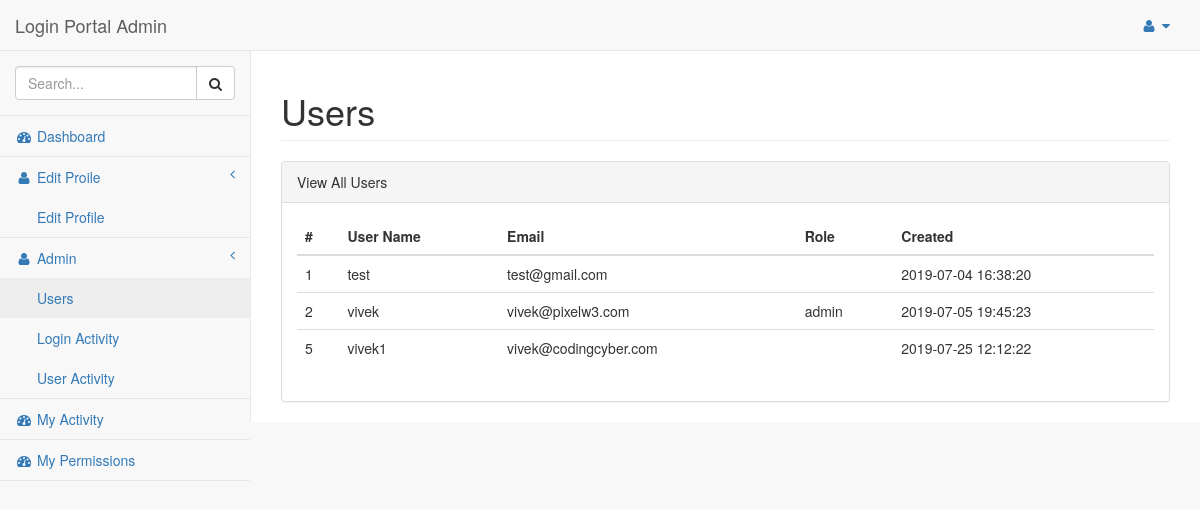
The page /users.php (signed in) on the database its author committed.
### tables this page shows
CREATE TABLE `users` (
  `id` int(11) NOT NULL,
  `username` varchar(255) NOT NULL,
  `email` varchar(255) NOT NULL,
  `password` varchar(255) NOT NULL,
  `activate` tinyint(1) NOT NULL DEFAULT 0,
  `role` varchar(255) NOT NULL,
  `created` datetime NOT NULL DEFAULT current_timestamp(),
  `updated` datetime NOT NULL DEFAULT current_timestamp()
);

### check-admin.php (called while the page is built, shortened)
<?php
require_once('includes/connect.php');
$uid = $_SESSION['id'];
$sql = "SELECT * FROM users WHERE id=?";
$result = $db->prepare($sql);
$result->execute(array($uid));

### users.php (the view)
<?php
require_once('includes/connect.php');
require_once('check-admin.php');
include('includes/header.php');
include('includes/navigation.php');
?>
<div id="page-wrapper" style="min-height: 345px;">
    <div class="row">
        <div class="col-lg-12">
            <h1 class="page-header">Users</h1>
        </div>
    </div>
    <div class="row">
        <div class="col-lg-12">
            <div class="panel panel-default">
                <div class="panel-heading">
                    View All Users
                </div>
                <div class="panel-body">
                    <div class="table-responsive">
                        <table class="table table-hover">
                            <thead>
                                <tr>
                                    <th>#</th>
                                    <th>User Name</th>
                                    <th>Email</th>
                                    <th>Role</th>
                                    <th>Created</th>
                                </tr>
                            </thead>
                            <tbody>
                                <?php
                                    $usersql = "SELECT * FROM users";
                                    $userresult = $db->prepare($usersql);
                                    $userresult->execute();
                                    $userres = $userresult->fetchAll(PDO::FETCH_ASSOC);
                                    foreach ($userres as $user) {
                                ?>
                                <tr>
                                    <td><?php echo $user['id']; ?></td>
                                    <td><?php echo $user['username']; ?></td>
                                    <td><?php echo $user['email']; ?></td>
                                    <td><?php echo $user['role']; ?></td>
                                    <td><?php echo $user['created']; ?></td>
                                </tr>
                                <?php } ?>
                            </tbody>
                        </table>
                    </div>
                </div>
            </div>
    </div>
</div>
<?php include('includes/footer.php'); ?>

### rows shown on the page
users: id "1", username "test", email "test@gmail.com", created "2019-07-04 16:38:20"
users: id "2", username "vivek", email "vivek@pixelw3.com", role "admin", created "2019-07-05 19:45:23"
users: id "5", username "vivek1", email "vivek@codingcyber.com", created "2019-07-25 12:12:22"
